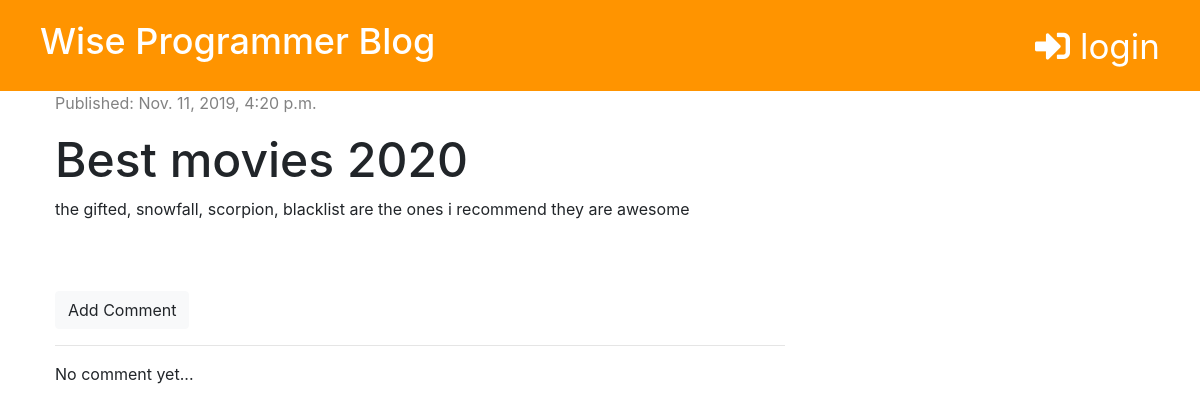
Before: /post/2/ with the older database file.
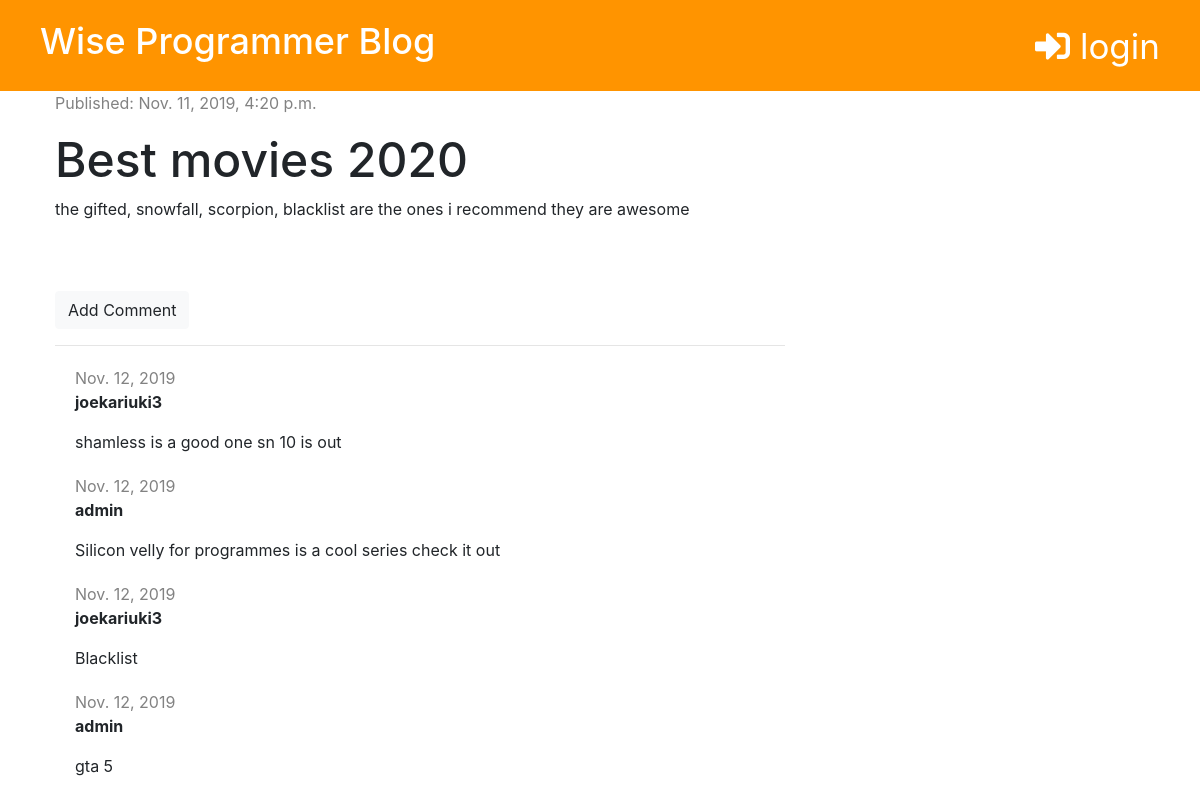
After: the same page with the newer database file.
### blog/models.py (models this page shows, shortened)
class Post(models.Model):
    author = models.ForeignKey('auth.User', on_delete=models.CASCADE)
    title = models.CharField(max_length=10000)
    text = models.TextField()
    created_date = models.DateTimeField(default=timezone.now)
    published_date = models.DateTimeField(blank=True, null=True)

class Comment(models.Model):
    post = models.ForeignKey('blog.Post', on_delete=models.CASCADE, related_name='comments')
    author = models.CharField(max_length=200)
    text = models.TextField()
    created_date = models.DateField(default=timezone.now)

### blog/views.py (the view)
# urls.py: path('post/<int:pk>/', views.post_detail, name='post_detail'),
def post_detail(request, pk):
    post = get_object_or_404(Post, pk=pk)
    stuff_for_frontend = {'post': post}
    return render(request, 'blog/post_detail.html', stuff_for_frontend)

### blog/templates/blog/post_detail.html (shortened to what this page needs)
{% extends 'blog/base.html' %}
{% block content%}
{% if post.published_date %}
<div class="post">
  <div class="date">
    <p>Published: {{ post.published_date }}</p>
  </div>
  {% else %}s
  <a href="{% url 'post_publish' pk=post.pk %}" class="btn btn-primary">Publish</a>
  {% endif %}
  <h1>{{ post.title }}</h1>
  <p>{{ post.text | linebreaksbr }}</p>
  </div>
<a href="{% url 'add_comment_to_post' pk=post.pk %}" class="btn btn-light" >Add Comment</a>
  <hr>
  {% for comment in post.comments.all %}
<div class="comment">
  <div class="date">
    {{comment.created_date}}
  </div>
    <strong><p> {{comment.author}} </p></strong>
    <p> {{comment.text}} </p>
  </div>
  {% empty %}
  <p>No comment yet...</p>
  {% endfor %}
{% endblock %}

### blog/templates/blog/base.html (shortened to what this page needs)
{% load staticfiles %}
<!DOCTYPE html>
<html lang="en">
  <head>
    <link
      href="https://stackpath.bootstrapcdn.com/bootstrap/4.3.1/css/bootstrap.min.css"
      rel="stylesheet"
    />
    <link rel="stylesheet" href="https://cdnjs.cloudflare.com/ajax/libs/font-awesome/5.11.2/css/all.css" />
    <link rel="stylesheet" href="{% static 'styles/blog.css' %}" />
  </head>
  <body>
    <div class="page-header">
      {% if user.is_authenticated %}
      <a href="{% url 'post_draft_list' %}" class="top-menu"><i class="fas fa-pencil-ruler fa"></i>|</a>
      <a href="{% url 'post_new'%}" class="top-menu"><i class="fa fa-plus"></i>|</a>
      <a href="{% url 'logout'%}" class="top-menu"><i class="fas fa-sign-out-alt fa"></i>Logout |</a>
      <p class="top-menu"> Hi,{{ user.username}}|</p>
      {% else %}
              <a href="{% url 'login'%}" class="top-menu"><i class="fas fa-sign-in-alt fa"></i> login</a>
      {% endif %}
      <h1><a href="{% url 'post_list'%}">Wise Programmer Blog</a></h1>
    </div>
    <div class="content container">
      <div class="row">
        <div class="col-md-8">
          {% block content%} {%endblock%}
        </div>
      </div>
    </div>
  </body>
</html>

### blog/static/styles/blog.css (style rules this page uses)
.page-header { background-color: #ff9400; margin-top: 0; padding: 20px 20px 20px 40px; }
.page-header h1, .page-header h1 a { color: #ffffff; font-size: 36px; text-decoration: none; }
.top-menu { font-size:35px; color:#ffffff; float: right; text-decoration:none; margin-right:20px; }
.content { margin-left: 40px; }
h1, h2, h3, h4 { font-size: 48px; }
.date { color: #828282; }
.post { margin-bottom: 70px; }
.comment { margin: 20px 0px 20px 20px }

Changed rows visible on the page:
added Comment: created_date "Nov. 12, 2019", author "joekariuki3", text "shamless is a good one sn 10 is out"
added Comment: created_date "Nov. 12, 2019", author "admin", text "Silicon velly for programmes is a cool series check it out"
added Comment: created_date "Nov. 12, 2019", author "joekariuki3", text "Blacklist"
added Comment: created_date "Nov. 12, 2019", author "admin", text "gta 5"
Other visible differences:
text no longer shown: "No comment yet..."
